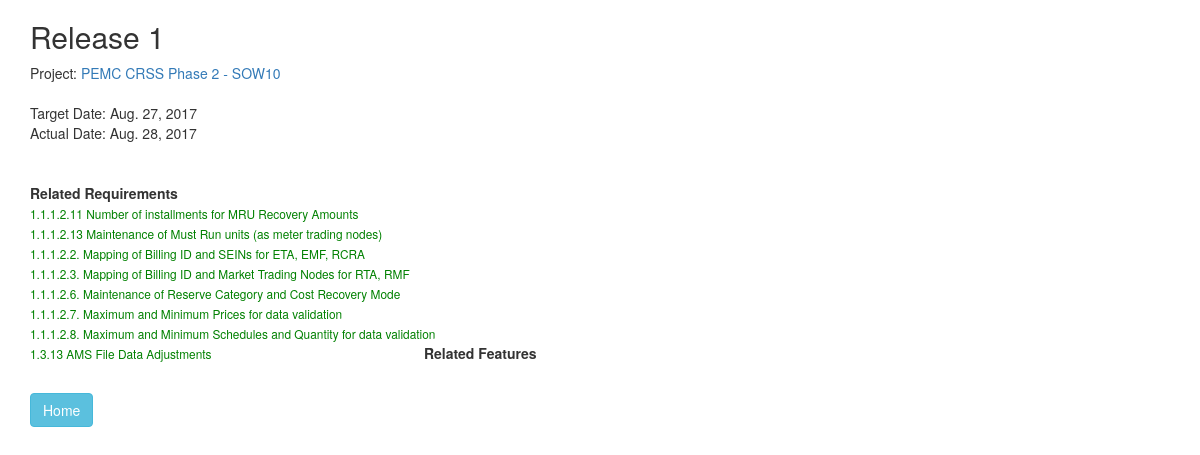
The page /joan/release/1/ on the database as committed earlier.
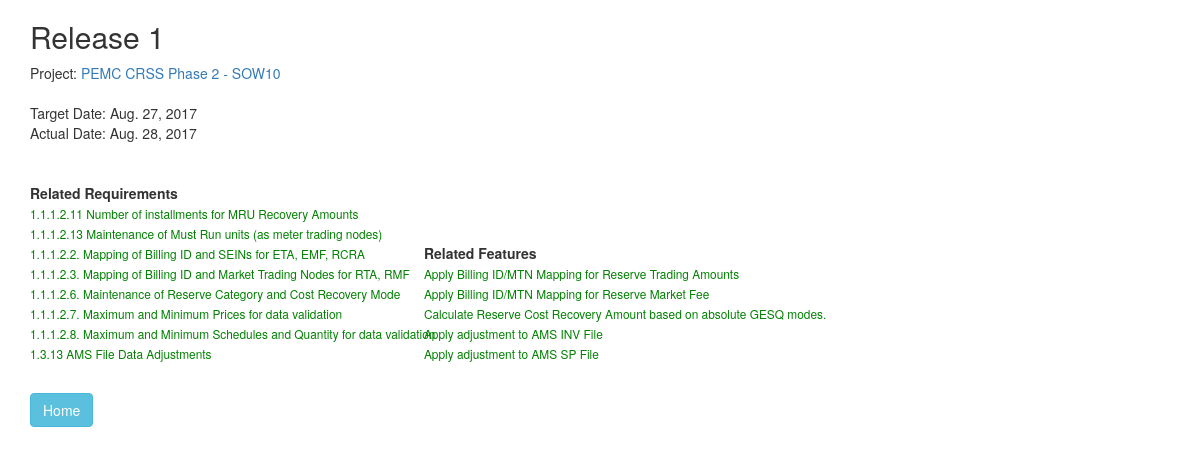
The same page on the database as committed later.
### joan/models.py (models this page shows, shortened)
class Requirement(models.Model):
    release = models.ForeignKey(Release, on_delete=models.CASCADE, null=True, blank=True)
    reqd_id = models.CharField(max_length=15,blank=True)
    requirement_heading = models.CharField(max_length=70,blank=True)
    requirement_text = models.TextField()
    created_at = models.DateTimeField(auto_now_add=True,null=True)
    updated_at = models.DateTimeField(auto_now=True,null=True)
    def __str__(self):
        return self.reqd_id + " " + self.requirement_heading
    class Meta:
        ordering = ['reqd_id', 'id']

class Feature(models.Model):
    project = models.ForeignKey(Project, on_delete=models.CASCADE, default=DEFAULT_PROJECT)
    requirement = models.ManyToManyField(Requirement)
    release = models.ForeignKey(Release, on_delete=models.CASCADE, null=True, blank=True)
    feature_heading = models.CharField('Category', max_length=50,blank=True)
    feature_text = models.CharField('Feature Name', max_length=200)
    feature_detail = models.TextField('Details',max_length=300,blank=True,null=True)
    created_at = models.DateTimeField(auto_now_add=True,null=True)
    updated_at = models.DateTimeField(auto_now=True,null=True)
    def __str__(self):
        return self.feature_text

### joan/views.py (the view)
# urls.py: url(r'^release/(?P<pk>[a-zA-Z0-9-]+)/$', views.ReleaseView.as_view(), name='release'),
class ReleaseView(generic.DetailView):
    model = Release
    template_name = 'joan/release.html'

### joan/models.py (called while the page is built)
    def __str__(self):
        return self.project_name

    def __str__(self):
        return "Release " + self.release_name

### joan/templates/joan/release.html (shortened to what this page needs)
{% load static %}
{% load bootstrap3 %}
{% bootstrap_css %}
<link rel="stylesheet" type="text/css" href="{% static 'joan/style.css' %}" />
<div class="container">
<h2>{{ release }}</h2>
Project: <a href="{% url 'joan:project' release.project.id %}">{{ release.project }}</a> <br>
<br>
Target Date: {{ release.release_target_date }}  <br>
Actual Date: {{ release.release_actual_date }}
</div>
<div class="container horizontal-scroll">
  <div class="row">
    <div class="col-xs-4">
      <b>Related Requirements</b>
      <ul class="list-unstyled">
        {% for requirement in release.requirement_set.all %}
        <li><small><li><a href="{% url 'joan:requirement' requirement.id %}">{{ requirement }}</a></small></li>
        {% endfor %}
        <br>
      </ul>
    </div>
    <div class="col-xs-4">
      <b>Related Features</b>
      <ul class="list-unstyled">
        {% for requirement in release.requirement_set.all %}
          {% for feature in requirement.feature_set.all %}
          <li><small><a href="{% url 'joan:feature' feature.id %}">{{ feature }}</a></small></li>
          {% endfor %}
        {% endfor %}
        <br>
      </ul>
    </div>
  </div>
  <a class="btn btn-info" href="{% url 'joan:project' release.project.id %}">Home</a>
</div>

Rows that differ between the two databases and show on the page:
added Feature: feature_text "Apply Billing ID/MTN Mapping for Reserve Trading Amounts", shown under Requirement "1.1.1.2.3. Mapping of Billing ID and Market Trading Nodes for RTA, RMF"
added Feature: feature_text "Apply Billing ID/MTN Mapping for Reserve Market Fee", shown under Requirement "1.1.1.2.3. Mapping of Billing ID and Market Trading Nodes for RTA, RMF"
added Feature: feature_text "Calculate Reserve Cost Recovery Amount based on absolute GESQ modes.", shown under Requirement "1.1.1.2.6. Maintenance of Reserve Category and Cost Recovery Mode"
added Feature: feature_text "Apply adjustment to AMS INV File", shown under Requirement "1.3.13 AMS File Data Adjustments"
added Feature: feature_text "Apply adjustment to AMS SP File", shown under Requirement "1.3.13 AMS File Data Adjustments"
